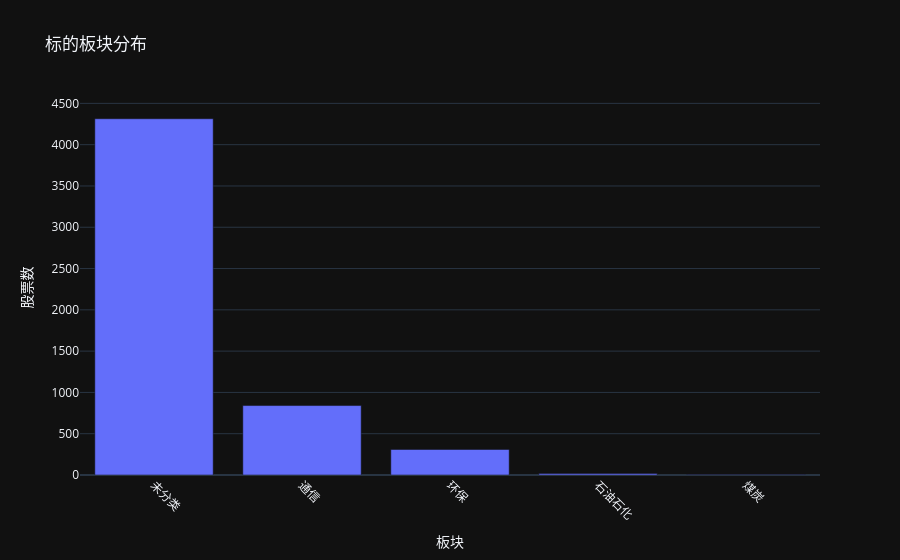

Notebook code for this chart:
### Markdown cell above
## Section 4 — 板块成分完整性

### Code cell
db_path = DATA_ROOT / '.metadata' / 'trade.db'
if not db_path.exists():
    print('⚠ trade.db 不存在')
else:
    with sqlite3.connect(str(db_path)) as conn:
        df_instr = pd.read_sql('SELECT symbol, name, industry_code, industry_name, sector_code, sector_name FROM instrument_classification_v ORDER BY symbol', conn)

    total = len(df_instr)
    unknown = (df_instr['industry_code'] == 255).sum()
    pct_ok = (total - unknown) / total * 100 if total > 0 else 0

    print(f'总标的数: {total}')
    print(f'已映射板块: {total - unknown} ({pct_ok:.1f}%)')
    print(f'未映射 (industry_code=255): {unknown}')

    if unknown > 0:
        print('\n未映射样本（前20）:')
        display(df_instr[df_instr['industry_code'] == 255].head(20))
    else:
        print('\n✅ 所有标的均已映射到 SW 板块')

    dist = df_instr.groupby('industry_name').size().reset_index(name='count').sort_values('count', ascending=False)
    fig = px.bar(dist, x='industry_name', y='count', title='标的板块分布',
                 labels={'industry_name': '板块', 'count': '股票数'})
    fig.update_xaxes(tickangle=45)
    fig.show()

### Figure 1 — Plotly figure (JSON) as saved in the notebook; plotly's stock layout.template omitted (floating-point values rounded to 4 significant figures)
{"data": [{"hovertemplate": "板块=%{x}<br>股票数=%{y}<extra></extra>", "legendgroup": "", "marker": {"color": "#636efa", "pattern": {"shape": ""}}, "name": "", "orientation": "v", "showlegend": false, "textposition": "auto", "x": ["未分类", "通信", "环保", "石油石化", "煤炭"], "xaxis": "x", "y": [4314, 841, 309, 19, 6], "yaxis": "y", "type": "bar"}], "layout": {"xaxis": {"anchor": "y", "domain": [0.0, 1.0], "title": {"text": "板块"}, "tickangle": 45}, "yaxis": {"anchor": "x", "domain": [0.0, 1.0], "title": {"text": "股票数"}}, "legend": {"tracegroupgap": 0}, "title": {"text": "标的板块分布"}, "barmode": "relative"}}
